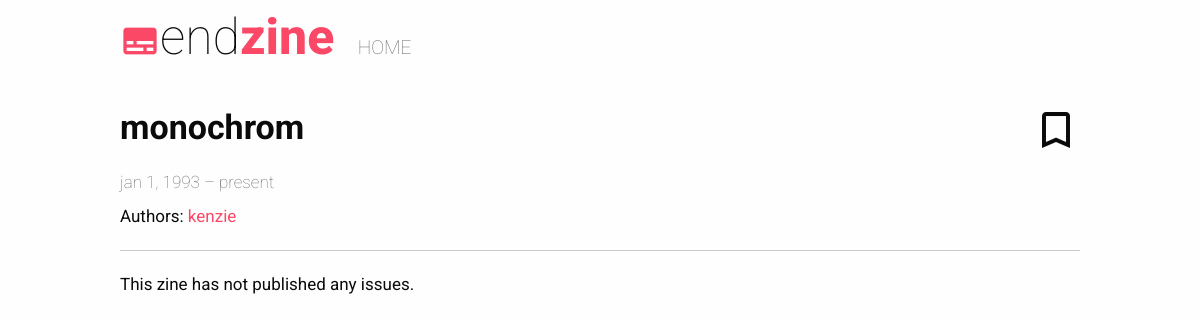
/zines/zine/2/, run on an earlier commit of the app's database.
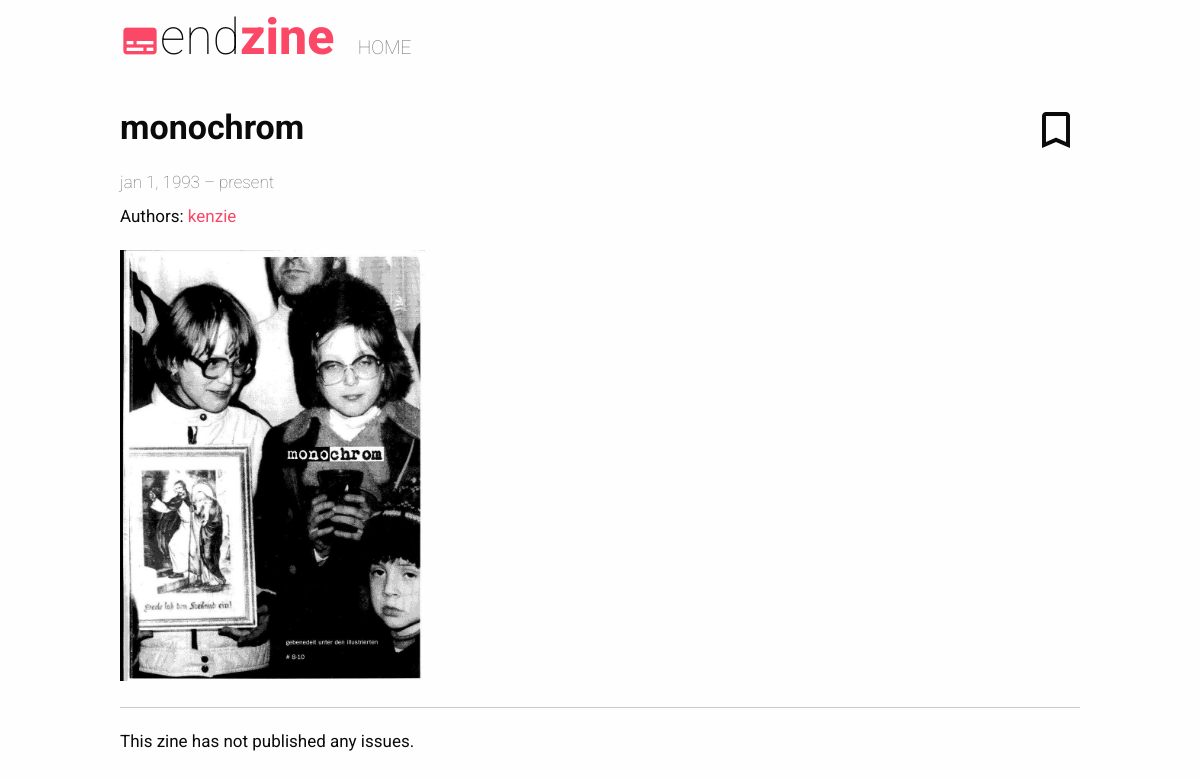
And on a later commit of the database.
### zines/models.py (models this page shows, shortened)
class Zine(models.Model):
    title = models.CharField(max_length=500)
    start_date = models.DateField('Published since')
    authors = models.ManyToManyField(Profile, through='Authorship')
    show_author = models.BooleanField(default=True)
    external = models.BooleanField(default=False)
    submissions_open = models.BooleanField(default=False)
    desc = models.TextField(blank=True)
    contact_email = models.CharField(max_length=200,blank=True)
    submission_email = models.CharField(max_length=200,blank=True)
    tagline = models.CharField(max_length=500,blank=True)
    end_date = models.DateField('Published until', blank=True,null=True)
    website = models.URLField(blank=True)
    cover = models.FileField(upload_to='covers')
    locale = models.CharField(max_length=500,blank=True)
    def authorsLink(self):
        authorships = Authorship.objects.filter(zine=self.id)
        if len(authorships) == 1:
            return authorships[0].authorLink()
    def __str__(self):
        if self.tagline != '':
            return (self.title + ': ' + self.tagline)
        else:
            return self.title

class Authorship(models.Model):
    zine = models.ForeignKey(Zine,on_delete=models.CASCADE)
    user_profile = models.ForeignKey(Profile,on_delete=models.CASCADE)
    date_joined = models.DateField()
    hideIdentity = models.BooleanField('Hide Identity',default=False)
    def authorLink(self):
        if self.hideIdentity:
            return 'Anonymous'
        else:
            return self.user_profile.link()

class Profile(models.Model):
    user = models.OneToOneField(User,on_delete=models.CASCADE)
    member_since = models.DateField(auto_now=True)
    name = models.CharField(max_length=500,blank=True)
    bio = models.TextField(blank=True)
    website = models.URLField(blank=True)
    contact_email = models.EmailField(blank=True)
    pic = models.FileField(upload_to='users',blank=True)
    def link(self):
        return '<a href="'+reverse('profile', args=(self.id,))+'">'+self.__str__()+'</a>'
    def __str__(self):
        if self.name != '':
            return self.name
        else:
            return self.user.username

### zines/views.py (the view)
# urls.py: url(r'^zine/(?P<zine_id>[0-9]+)/$', views.zine, name='zine'),
def zine(request, zine_id):
    zine = get_object_or_404(Zine,pk=zine_id)
    issues = Issue.objects.filter(zine=zine_id)
    authorships = Authorship.objects.filter(zine=zine_id)
    context = {
        'zine' : zine,
        'issues' : issues,
        'authorships' : authorships,
    }
    return render(request, 'zines/zine.html', context)

### zines/templates/zines/zine.html (shortened to what this page needs)
{% extends 'zines/base.html' %}
{% block body %}
    <h1>{{ zine.title }}</h1>
    <div class="actions">
        <i class="material-icons md-48">bookmark_border</i>
    </div>
    <date>{{ zine.start_date|date:'b j, Y' }} – {% if zine.end_date != null %}{{ zine.end_date|date:'b j, Y' }}{% else %}present{% endif %}</date>
    <div class="authors">
        Authors: {{ zine.authorsLink|safe }}
    </div>
    <div class="desc">
        {% if zine.cover != '' %}
            <div class="cover large-4 medium-6 small-12 columns">
                <img src="{{ zine.cover.url }}"/>
            </div>
        {% endif %}
    </div>
    <hr/>
    {% if issues %}
        <div class="block">
            {% for issue in issues %}
                <div class="issue">
                    <div class="bg" style="background-image: url({% if issue.cover != '' %}{{ issue.cover.url }}{% else %}{{ issue.zine.zine_pic }}{% endif %})">
                        &nbsp;
                    </div>
                    <a href="{% url 'issue' zine.id issue.number %}">
                        <div class="title">
                            <span>{{ issue.displayTitle }}</span>
                        </div>
                    </a>
                </div>
            {% endfor %}
        </div>
    {% else %}
        <p>This zine has not published any issues.</p>
    {% endif %}
{% endblock %}

### zines/templates/zines/base.html (shortened to what this page needs)
<!doctype html>
{% load static %}
<html>
    <head>
        <link rel="stylesheet" href="{% static 'zines/foundation/css/foundation.css' %}"/>
        <link rel="stylesheet" href="{% static 'zines/style.css' %}"/>
        <link href="{% static 'zines/lightbox2-master/src/css/lightbox.css' %}" rel="stylesheet">
    </head>
    <body>
        <div id="wrapper">
        <div id="header">
            <div id="logo">
                <a href="/zines">
                    <i class="material-icons md-40">subtitles</i>end<span>zine </span>
                </a>
            </div>
            <ul class="menu inline">
                <li>
                    <a href="{% url 'index' %}">home</a>
                </li>
            </ul>
        </div>
            {% block body %} {% endblock %}
        </div>
    </body>
</html>

### zines/static/zines/foundation/css/foundation.css (style rules this page uses)
html { -ms-text-size-adjust: 100%; -webkit-text-size-adjust: 100%; }
body { margin: 0; }
h1 { font-size: 2em; margin: 0.67em 0; }
hr { box-sizing: content-box; height: 0; overflow: visible; }
a { background-color: transparent; -webkit-text-decoration-skip: objects; }
img { border-style: none; }
html { box-sizing: border-box; font-size: 100%; }
*, *::before, *::after { box-sizing: inherit; }
body { margin: 0; padding: 0; background: #fefefe; font-family: "Helvetica Neue", Helvetica, Roboto, Arial, sans-serif; font-weight: normal; line-height: 1.5; color: #0a0a0a; -webkit-font-smoothing: antialiased; -moz-osx-font-smoothing: grayscale; }
img { display: inline-block; vertical-align: middle; max-width: 100%; height: auto; -ms-interpolation-mode: bicubic; }
p { margin-bottom: 1rem; font-size: inherit; line-height: 1.6; text-rendering: optimizeLegibility; }
em, i { font-style: italic; line-height: inherit; }
a { line-height: inherit; color: #1779ba; text-decoration: none; cursor: pointer; }
hr { clear: both; max-width: 75rem; height: 0; margin: 1.25rem auto; border-top: 0; border-right: 0; border-bottom: 1px solid #cacaca; border-left: 0; }
ul, ol, dl { margin-bottom: 1rem; list-style-position: outside; line-height: 1.6; }
li { font-size: inherit; }
.column, .columns { width: 100%; float: left; padding-right: 0.625rem; padding-left: 0.625rem; }
@media print, screen and (min-width: 40em) { .column, .columns { padding-right: 0.9375rem; padding-left: 0.9375rem; } }
.small-12 { width: 100%; }
@media print, screen and (min-width: 40em) { .medium-6 { width: 50%; } }
@media print, screen and (min-width: 64em) { .large-4 { width: 33.33333%; } }

### zines/static/zines/style.css (style rules this page uses)
body { margin: auto; font-size: 17px; font-family: 'Roboto', sans-serif; }
a { color: #FA4866; }
i { position: relative; bottom: -.2em; }
ul.inline { display: inline-block; padding: 0; list-style-type: none; }
ul.inline li { display: inline-block; }
#wrapper { width: 100%; max-width: 60rem; margin: auto; }
#logo { font-size: 50px; font-weight: 100; display: inline-block; }
#logo span { font-weight: 800; color: #FA4866; }
#logo i { position: relative; bottom: -7px; color: #FA4866; }
#logo a { color: inherit; }
#header ul { font-size: 1.2rem; margin-left: 1em; padding: 0; color: #000; font-weight: 100; list-style-type: none; text-transform: uppercase; }
#header li { display: inline-block; }
#header li a { opacity: .6; color: inherit; }
h1 { margin-bottom: .25em; display: inline-block; }
date { display: block; margin: .5em 0; opacity: .6; font-weight: 100; }
.actions { float: right; margin-top: 1em; }
.desc { font-size: 1.2em; font-weight: 100; }
.desc img { display: block; width: 100%; height: auto; width: auto; }
.desc .cover { padding-left: 0; padding-bottom: 1.25em; }
.material-icons.md-40 { font-size: 40px; }
.material-icons.md-48 { font-size: 48px; }
hr { clear: both; }

### zines/static/zines/lightbox2-master/src/css/lightbox.css (style rules this page uses)
body:after { content: url(../images/close.png) url(../images/loading.gif) url(../images/prev.png) url(../images/next.png); display: none; }

What changed in the data, as far as the page shows it:
changed Zine "monochrom": cover: picture added
